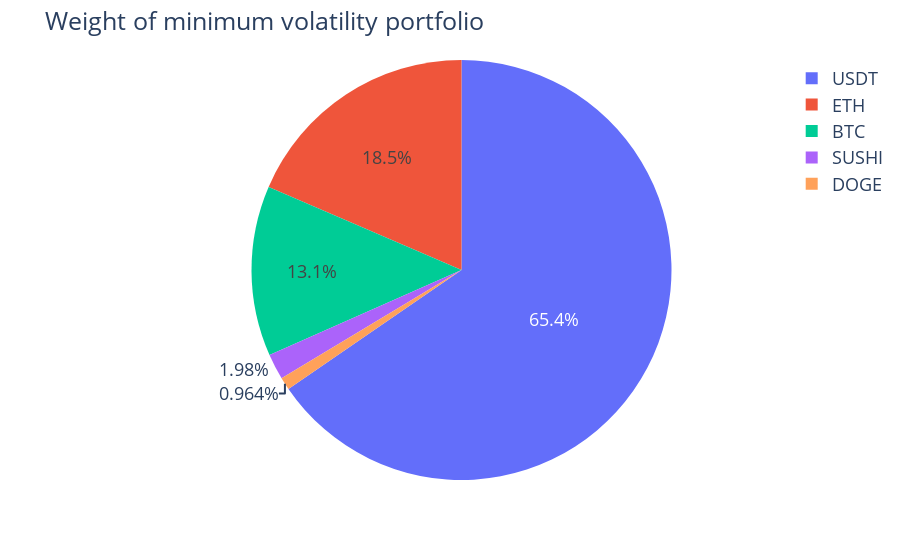

The code cell stored with this chart in its notebook:
### Code cell
fig=px.pie(data_frame=min_weight_df,names='ticker',values='weight')
fig.update_layout(
    title='Weight of minimum volatility portfolio',
    font=dict(size=18 ))

### Figure 1 — Plotly figure (JSON) as saved in the notebook; plotly's stock layout.template omitted (floating-point values rounded to 4 significant figures)
{"data": [{"domain": {"x": [0, 1], "y": [0, 1]}, "hovertemplate": "ticker=%{label}<br>weight=%{value}<extra></extra>", "labels": ["ETH", "BTC", "DOGE", "USDT", "SUSHI"], "legendgroup": "", "name": "", "showlegend": true, "type": "pie", "values": [0.1853, 0.1311, 0.009637, 0.6542, 0.01985]}], "layout": {"font": {"size": 18}, "legend": {"tracegroupgap": 0}, "margin": {"t": 60}, "title": {"text": "Weight of minimum volatility portfolio"}}}
